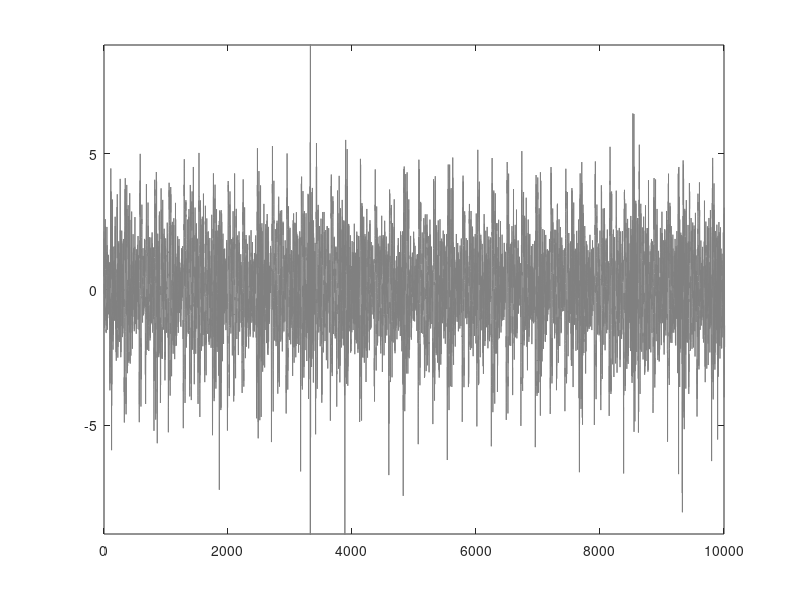
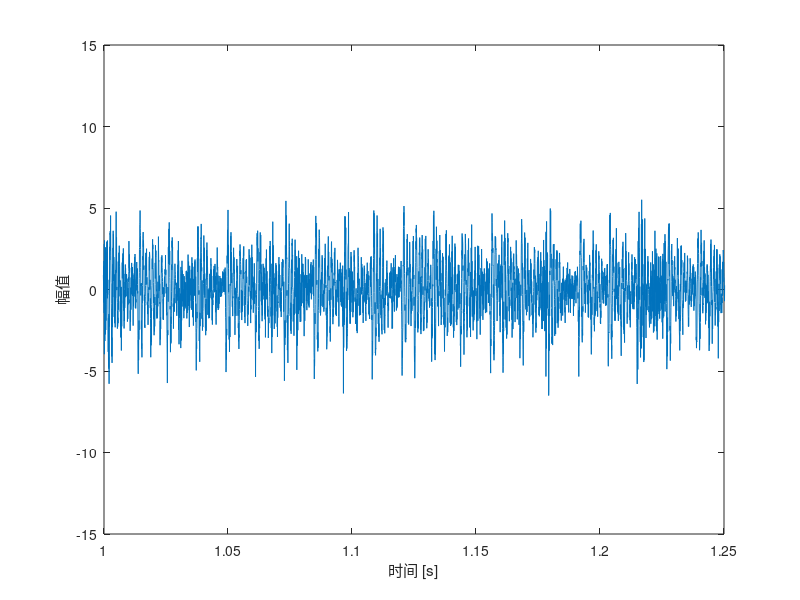

Write the MATLAB code that produced these figures, in order. (Note: this script raises an error after producing the figures.)
%% Slip_Simulated_Signal_Analysis

clear
close all
clc


%% chosen signal
% original signal
M = csvread('60.csv',1,0);
sig0=M(:,1);
figure,plot(sig0,'color',0.5*[1 1 1])
xlim([0,10000])
ylim([-9,9])
fs=26500;  % sampling freq.

% 20000length signal
x = sig0;
x = x(1:20000);
figure,plot(x)
xlabel('时间 [s]'),ylabel('幅值')
xlim([1*10^4,1.5*10^4])
xticklabels({'1','1.05','1.1','1.15','1.2','1.25','1.3','1.35','1.4','1.45','1.5'})



%% TQWT denoising
xzero=zeros(size(x));
soft = @(x, T) max(1 - T./abs(x), 0) .* x;
N=length(x);
Q = 3; r = 3; J = 15; % High Q-factor wavelet transform
%  J=min(15,floor(jisuandezuida));
[wlets, now] = ComputeWavelets(N,Q,r,J,'radix2');
w = tqwt(x,Q,r,J);              % TQWT
wzero = tqwt(xzero,Q,r,J);      %follow sig

norm_w=w{1}/now(1);      %guiyihua
for i=2:length(now);
    norm_w=[norm_w(:);w{i}(:)/now(i)];
end

thres=mean(norm_w)+std(norm_w)*2.5;

for i=1:length(now)
    wzero{i}=soft(w{i},thres*now(i));
end 
y = itqwt(wzero,Q,r,length(x));  
                                  %figure,plot(y)      reconstrust sig
                                  %figure,plot(sig0(1:length(y)),'b')
figure,plot(y,'color',0.5*[1 1 1])
xlabel('时间[s]')
ylabel('幅值')
xlim([0,3000])
set(gca,'ytick',[])  %隐去y轴坐标值
set(gca,'xtick',[])  %隐去x轴坐标值

%%
blp=abs(fft(abs(hilbert(y))))/length(y)*2;
                                  %figure,plot(blp)
blp(1)=0;
pl=(0:length(y)-1)/length(y)*fs;
figure,plot(pl(1:round(length(y)/2)),blp(1:round(length(y)/2)),'color',0.5*[1 1 1])
xlim([0,450])
xlabel('频率[Hz]')
ylabel('幅值')
set(gca,'ytick',[])  %隐去y轴坐标值
%  set(gca,'xtick',[])  %隐去x轴坐标值
